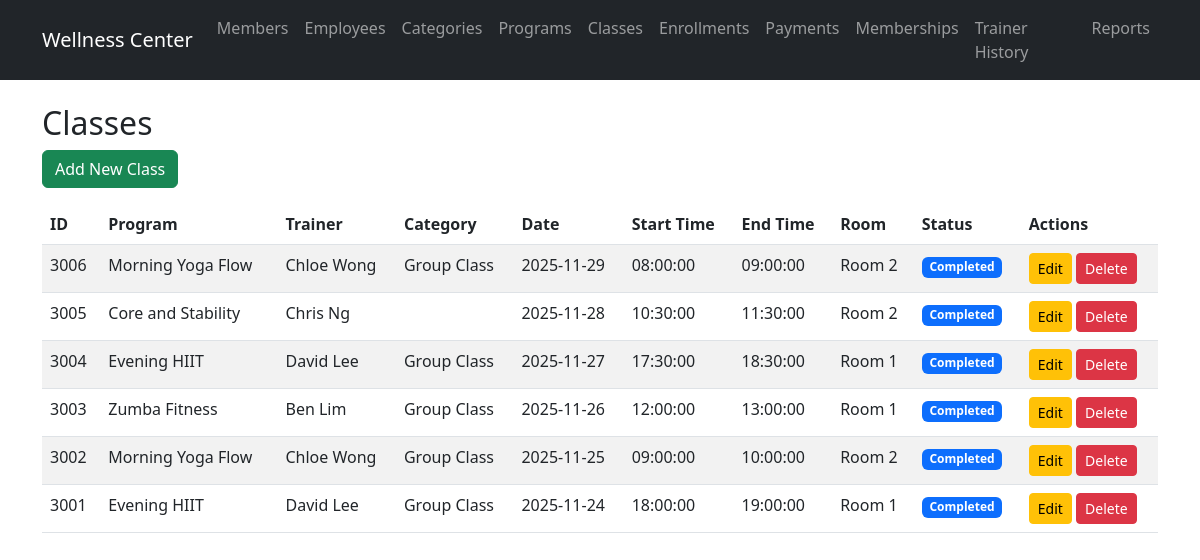
The page /routes/classes/view.php on the database its author committed.
### tables this page shows
CREATE TABLE `class` (
  `class_id` int(11) NOT NULL,
  `class_date` date NOT NULL,
  `start_time` time DEFAULT NULL,
  `end_time` time DEFAULT NULL,
  `room_number` varchar(10) DEFAULT NULL,
  `program_id` int(11) NOT NULL,
  `employee_id` int(11) NOT NULL
);

CREATE TABLE `program` (
  `program_id` int(11) NOT NULL,
  `program_name` varchar(100) NOT NULL,
  `program_duration` varchar(50) DEFAULT NULL,
  `program_fee` decimal(10,2) DEFAULT NULL,
  `employee_id` int(11) NOT NULL,
  `category_id` int(11) DEFAULT NULL
);

CREATE TABLE `employee` (
  `employee_id` int(11) NOT NULL,
  `employee_name` varchar(100) NOT NULL,
  `employee_ic` VARCHAR(12) NOT NULL,
  `employee_contact` VARCHAR(20) NOT NULL,
  `gender` varchar(10) DEFAULT NULL,
  `date_of_birth` date DEFAULT NULL,
  `date_working` date DEFAULT NULL,
  `employee_salary` decimal(10,2) DEFAULT NULL,
  `employee_type` enum('C','T') NOT NULL
);

CREATE TABLE `program_category` (
  `category_id` int(11) NOT NULL,
  `category_name` varchar(50) NOT NULL
);

### models/ClassModel.php (called while the page is built, shortened)
<?php
require_once __DIR__ . '/../config/database.php';
class ClassModel {
    public $pdo;
    public function __construct() {
        global $pdo;
        $this->pdo = $pdo;
    }
    public function getAll() {
        $this->autoArchiveClasses();
        $stmt = $this->pdo->query("
            SELECT c.*, p.program_name, e.employee_name as trainer_name, pc.category_name
            FROM class c
            JOIN program p ON c.program_id = p.program_id
            JOIN employee e ON c.employee_id = e.employee_id
            LEFT JOIN program_category pc ON p.category_id = pc.category_id
            ORDER BY c.class_date DESC, c.start_time ASC
        ");
        $classes = $stmt->fetchAll(PDO::FETCH_ASSOC);
        return $classes;
    }
    private function autoArchiveClasses() {
        $currentDateTime = date('Y-m-d H:i:s');
        $sql = "
            UPDATE class
            SET class_status = 'Completed'
            WHERE class_status = 'Active'
            AND TIMESTAMP(DATE(class_date), end_time) < ?
        ";
        $stmt = $this->pdo->prepare($sql);
        $stmt->execute([$currentDateTime]);
    }
    private function calculateStatus($class) {
        $datePart = substr($class['class_date'], 0, 10);
        $classEndTime = strtotime("$datePart " . $class['end_time']);
        $currentTime = time();
        if ($classEndTime < $currentTime) {
            return 'Completed';
        } else {
            return 'Active';
        }
    }
}
?>

### routes/classes/view.php (the view, shortened to what this page needs)
<?php
require_once '../../models/ClassModel.php';
$classModel = new ClassModel();
$classes = $classModel->getAll();
include '../../views/header.php';
?>
<h2>Classes</h2>
<a href="create.php" class="btn btn-success mb-3">Add New Class</a>
<table class="table table-striped">
    <thead>
        <tr>
            <th>ID</th>
            <th>Program</th>
            <th>Trainer</th>
            <th>Category</th>
            <th>Date</th>
            <th>Start Time</th>
            <th>End Time</th>
            <th>Room</th>
            <th>Status</th>
            <th>Actions</th>
        </tr>
    </thead>
    <tbody>
        <?php foreach ($classes as $c): ?>
        <tr>
            <td><?php echo $c['class_id']; ?></td>
            <td><?php echo $c['program_name']; ?></td>
            <td><?php echo $c['trainer_name']; ?></td>
            <td><?php echo $c['category_name']; ?></td>
            <td><?php echo $c['class_date']; ?></td>
            <td><?php echo $c['start_time']; ?></td>
            <td><?php echo $c['end_time']; ?></td>
            <td><?php echo $c['room_number']; ?></td>
            <td>
            <?php
            $status = $c['dynamic_status'];
            $badgeClass = 'bg-secondary';
            if ($status === 'Active') {
                $badgeClass = 'bg-success';
            } elseif ($status === 'Cancelled') {
                $badgeClass = 'bg-danger';
            } elseif ($status === 'Completed') {
                $badgeClass = 'bg-primary';
            }
            ?>
            <span class="badge <?php echo $badgeClass; ?>">
                <?php echo $status; ?>
            </span>
        </td>
            <td>
                <a href="edit.php?id=<?php echo $c['class_id']; ?>" class="btn btn-warning btn-sm">Edit</a>
                <button type="button" class="btn btn-danger btn-sm" data-bs-toggle="modal" data-bs-target="#deleteModal" data-class-id="<?php echo $c['class_id']; ?>" data-class-name="<?php echo htmlspecialchars($c['program_name']); ?>">Delete</button>
            </td>
        </tr>
        <?php endforeach; ?>
    </tbody>
</table>
<?php include '../../views/footer.php'; ?>

### rows shown on the page
class: class_id "3006", program.program_name "Morning Yoga Flow", employee.employee_name "Chloe Wong", program_category.category_name "Group Class", class_date "2025-11-29", start_time "08:00:00", end_time "09:00:00", room_number "Room 2", status "Completed"
class: class_id "3005", program.program_name "Core and Stability", employee.employee_name "Chris Ng", class_date "2025-11-28", start_time "10:30:00", end_time "11:30:00", room_number "Room 2", status "Completed"
class: class_id "3004", program.program_name "Evening HIIT", employee.employee_name "David Lee", program_category.category_name "Group Class", class_date "2025-11-27", start_time "17:30:00", end_time "18:30:00", room_number "Room 1", status "Completed"
class: class_id "3003", program.program_name "Zumba Fitness", employee.employee_name "Ben Lim", program_category.category_name "Group Class", class_date "2025-11-26", start_time "12:00:00", end_time "13:00:00", room_number "Room 1", status "Completed"
class: class_id "3002", program.program_name "Morning Yoga Flow", employee.employee_name "Chloe Wong", program_category.category_name "Group Class", class_date "2025-11-25", start_time "09:00:00", end_time "10:00:00", room_number "Room 2", status "Completed"
class: class_id "3001", program.program_name "Evening HIIT", employee.employee_name "David Lee", program_category.category_name "Group Class", class_date "2025-11-24", start_time "18:00:00", end_time "19:00:00", room_number "Room 1", status "Completed"
